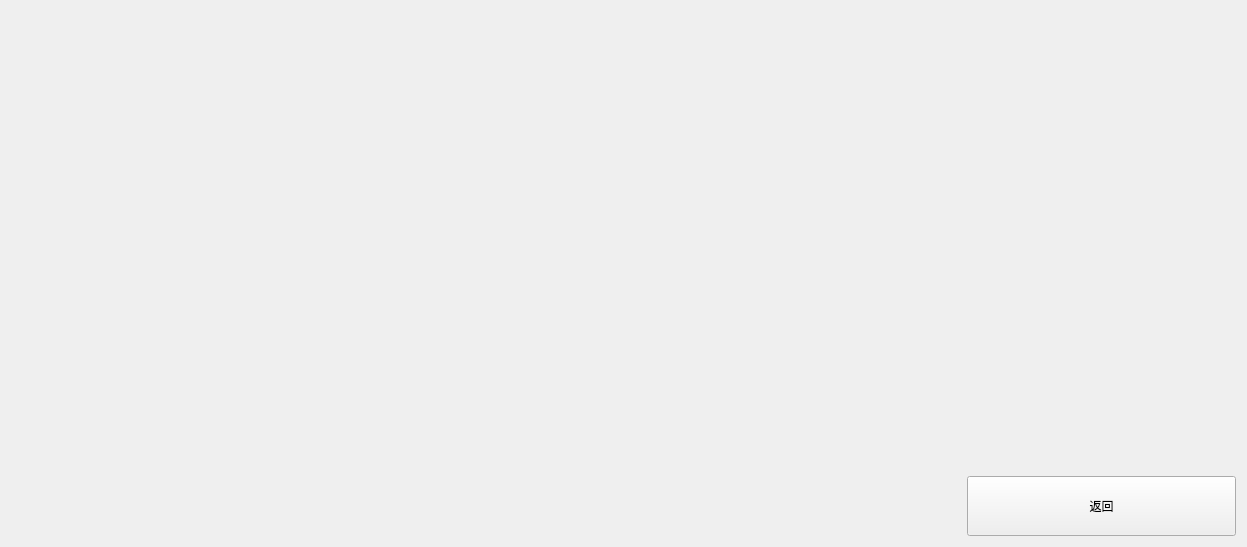
               <widget class="QWidget" name="page_16">
                <layout class="QGridLayout" name="gridLayout_23">
                 <item row="0" column="1">
                  <spacer name="verticalSpacer_3">
                   <property name="orientation">
                    <enum>Qt::Vertical</enum>
                   </property>
                   <property name="sizeHint" stdset="0">
                    <size>
                     <width>20</width>
                     <height>53</height>
                    </size>
                   </property>
                  </spacer>
                 </item>
                 <item row="1" column="0">
                  <spacer name="horizontalSpacer_6">
                   <property name="orientation">
                    <enum>Qt::Horizontal</enum>
                   </property>
                   <property name="sizeHint" stdset="0">
                    <size>
                     <width>269</width>
                     <height>20</height>
                    </size>
                   </property>
                  </spacer>
                 </item>
                 <item row="1" column="1">
                  <widget class="QLabel" name="label_20">
                   <property name="minimumSize">
                    <size>
                     <width>681</width>
                     <height>300</height>
                    </size>
                   </property>
                   <property name="text">
                    <string/>
                   </property>
                  </widget>
                 </item>
                 <item row="1" column="2">
                  <spacer name="horizontalSpacer_7">
                   <property name="orientation">
                    <enum>Qt::Horizontal</enum>
                   </property>
                   <property name="sizeHint" stdset="0">
                    <size>
                     <width>269</width>
                     <height>20</height>
                    </size>
                   </property>
                  </spacer>
                 </item>
                 <item row="2" column="1">
                  <widget class="QLabel" name="label_21">
                   <property name="minimumSize">
                    <size>
                     <width>681</width>
                     <height>100</height>
                    </size>
                   </property>
                   <property name="styleSheet">
                    <string notr="true"/>
                   </property>
                   <property name="text">
                    <string/>
                   </property>
                   <property name="alignment">
                    <set>Qt::AlignCenter</set>
                   </property>
                  </widget>
                 </item>
                 <item row="3" column="1">
                  <spacer name="verticalSpacer_4">
                   <property name="orientation">
                    <enum>Qt::Vertical</enum>
                   </property>
                   <property name="sizeHint" stdset="0">
                    <size>
                     <width>20</width>
                     <height>57</height>
                    </size>
                   </property>
                  </spacer>
                 </item>
                 <item row="3" column="2">
                  <widget class="QPushButton" name="pushButton_44">
                   <property name="minimumSize">
                    <size>
                     <width>0</width>
                     <height>60</height>
                    </size>
                   </property>
                   <property name="maximumSize">
                    <size>
                     <width>300</width>
                     <height>16777215</height>
                    </size>
                   </property>
                   <property name="text">
                    <string>返回</string>
                   </property>
                  </widget>
                 </item>
                </layout>
               </widget>
